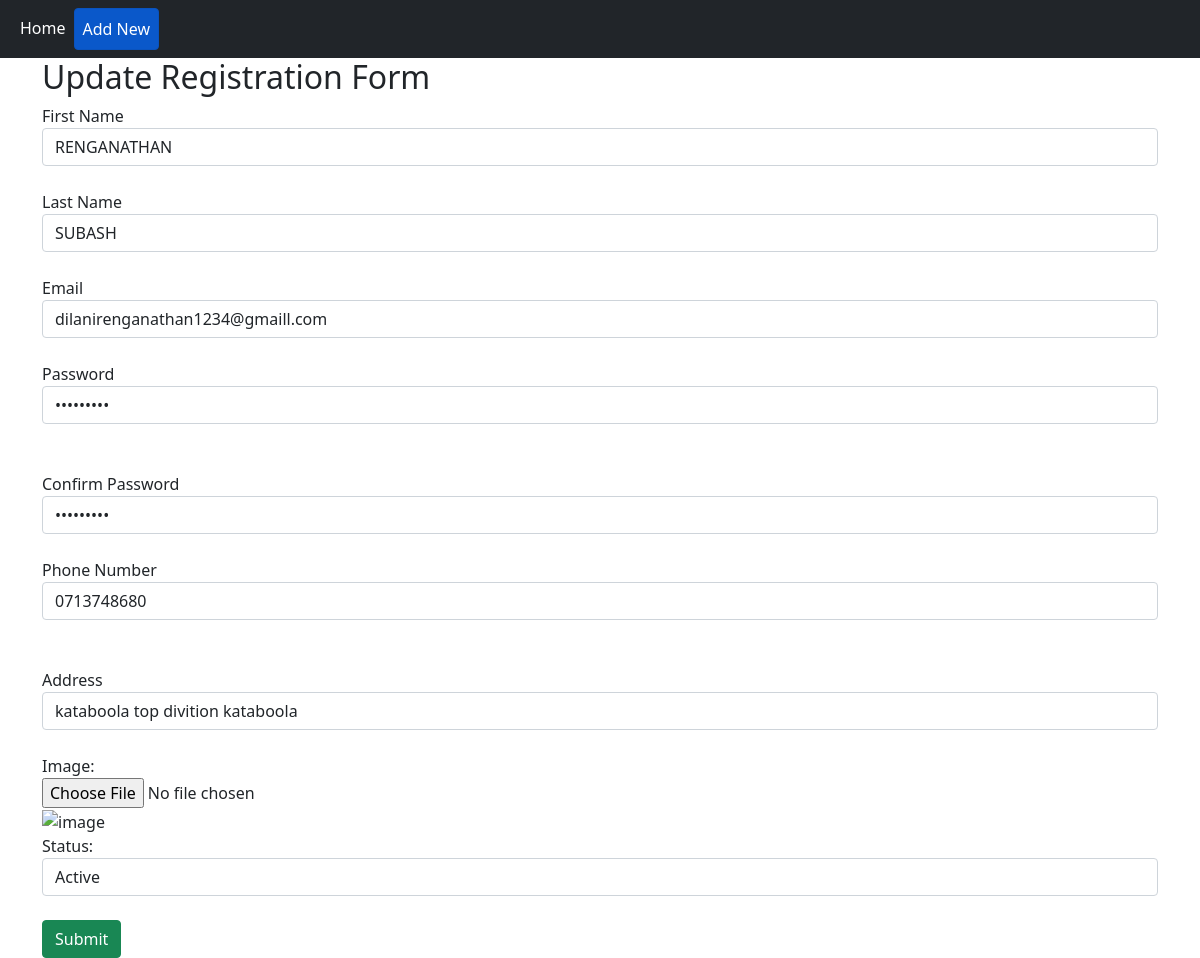
/edit.php?id=29, run on the app's committed database.
### tables this page shows
CREATE TABLE `testing` (
  `id` int(11) NOT NULL,
  `firstName` varchar(255) DEFAULT NULL,
  `lastName` varchar(255) DEFAULT NULL,
  `email` varchar(255) DEFAULT NULL,
  `password` varchar(255) DEFAULT NULL,
  `phoneNumber` varchar(255) DEFAULT NULL,
  `address` text DEFAULT NULL,
  `image` varchar(255) DEFAULT NULL,
  `status` varchar(10) DEFAULT NULL
);

### edit.php (the view, shortened to what this page needs)
<?php
include "config.php";
$firstName = "";
$lastName = "";
$email = "";
$password = "";
$phoneNumber = "";
$address = "";
$image = "";
$status = "";
if ($_SERVER["REQUEST_METHOD"] == 'GET') {
    $id = $_GET['id'];
    $sql = "SELECT * FROM testing WHERE id=$id";
    $result = $conn->query($sql);
    if ($result && $result->num_rows > 0) {
        $row = $result->fetch_assoc();
        $firstName = $row["firstName"];
        $lastName = $row["lastName"];
        $email = $row["email"];
        $password = $row["password"];
        $phoneNumber = $row["phoneNumber"];
        $address = $row["address"];
        $image = $row["image"];
        $status = $row["status"];
    } else {
        header("Location: index.php");
        exit;
    }
}
?>
<!DOCTYPE html>
<html lang="en">
<head>
    <link href="https://cdn.jsdelivr.net/npm/bootstrap@5.0.2/dist/css/bootstrap.min.css" rel="stylesheet">
</head>
<body>
    <nav class="navbar navbar-expand-lg navbar-dark bg-dark">
        <div class="container-fluid">
            <div class="collapse navbar-collapse" id="navbarNav">
                <ul class="navbar-nav">
                    <li class="nav-item">
                        <a class="nav-link active" aria-current="page" href="index.php">Home</a>
                    </li>
                    <li class="nav-item">
                        <a type="button" class="btn btn-primary nav-link active" href="create.php">Add New</a>
                    </li>
                </ul>
            </div>
        </div>
    </nav>
    <div class="container">
        <h2>Update Registration Form</h2>
        <form id="registrationForm" method="post" enctype="multipart/form-data">
        <form id="registrationForm" method="post" enctype="multipart/form-data">
            <label for="firstName">First Name</label><br>
            <input type="text" class="form-control" id="firstName" name="firstName" value="<?php echo $firstName; ?>" placeholder="Enter first name">
            <span id="firstNameError" class="error text-danger"></span><br>
            <label for="lastName">Last Name</label><br>
            <input type="text" class="form-control" id="lastName" name="lastName" value="<?php echo $lastName; ?>" placeholder="Enter last name"><br>
            <label for="email">Email</label><br>
            <input type="email" class="form-control" id="email" name="email" value="<?php echo $email; ?>" placeholder="Enter email"><br>
            <label for="password">Password</label>
            <input type="password" class="form-control" id="password" name="password" value="<?php echo $password; ?>" placeholder="Enter password"><br>
            <span id="passwordError" class="error text-danger"></span><br>
            <label for="confirmPassword">Confirm Password</label><br>
            <input type="password" class="form-control" id="confirmPassword" name="confirmPassword" value="<?php echo $password; ?>" placeholder="Confirm password"><br>
            <label for="phoneNumber">Phone Number</label><br>
            <input type="text" class="form-control" id="phoneNumber" name="phoneNumber" value="<?php echo $phoneNumber; ?>" placeholder="Enter phone number"><br>
            <span id="phoneError" class="error text-danger"></span><br>
            <label for="address">Address</label><br>
            <input type="text" class="form-control" id="address" name="address" value="<?php echo $address; ?>" placeholder="Enter address"><br>
            <label for="image">Image:</label><br>
            <input type="file" id="image" name="image" accept="image/*"><br>
            <img src="<?php echo "uploads/" . $image; ?>" width="75" alt="image"><br>
            <label for="status">Status:</label>
            <select id="status" name="status" class="form-control">
                <option value="active" <?php echo $status == 'active' ? 'selected' : ''; ?>>Active</option>
            </select><br>
            <button class="btn btn-success" type="submit" name="submit">Submit</button><br>
        </form>
    </div>
</body>
</html>

### data on the page
testing: firstName "RENGANATHAN", lastName "SUBASH", email "dilanirenganathan1234@gmaill.com", phoneNumber "0713748680", address "kataboola top divition kataboola"
